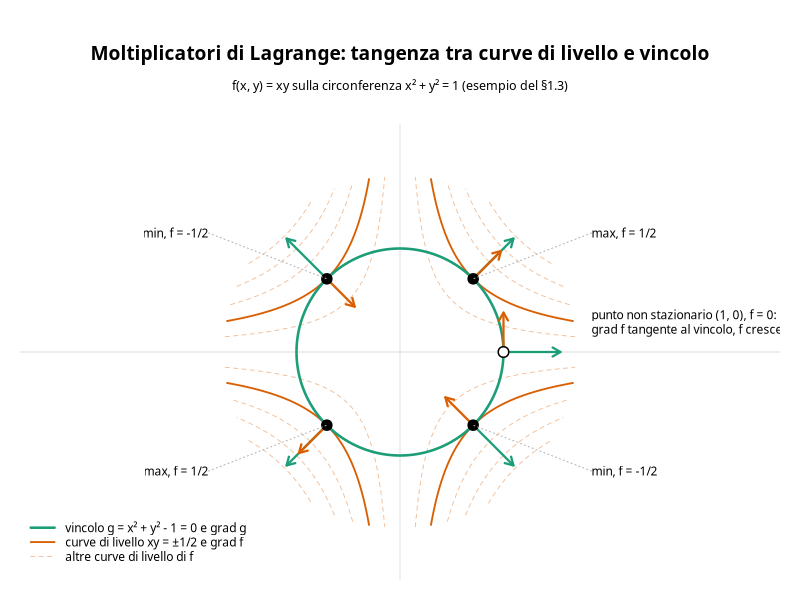

Here is the R script that generated this plot:
# Genera img/lagrange_tangenza.png: le curve di livello di f(x, y) = xy e il
# vincolo x^2 + y^2 = 1 (matematica_statistica/teoria_lagrange.md, §1.3).
# Nei quattro punti stazionari le iperboli xy = ±1/2 toccano la circonferenza
# e i gradienti di f e di g sono paralleli; nel punto non stazionario (1, 0)
# il gradiente di f e' tangente al vincolo, e lungo quella direzione f
# cresce restando ammissibili.

col_vincolo <- "#1b9e77"
col_f <- "#d95f02"

schiarisci <- function(col, quantita = 0.85) {
    rgb_col <- col2rgb(col) / 255
    rgb_nuovo <- rgb_col + (1 - rgb_col) * quantita
    rgb(rgb_nuovo[1, ], rgb_nuovo[2, ], rgb_nuovo[3, ])
}

grad_f <- function(p) c(p[2], p[1])
grad_g <- function(p) 2 * p

# Freccia di lunghezza fissata nella direzione di v, per confrontare le
# direzioni dei gradienti indipendentemente dal loro modulo.
freccia <- function(p, v, lunghezza, ...) {
    v <- lunghezza * v / sqrt(sum(v^2))
    arrows(p[1], p[2], p[1] + v[1], p[2] + v[2], length = 0.09, ...)
}

s <- seq(-1.75, 1.75, length.out = 400)
# Le curve di livello si disegnano solo dentro un disco, cosi' la figura
# non termina con un taglio quadrato.
z <- outer(s, s, function(x, y) ifelse(x^2 + y^2 <= 1.7^2, x * y, NA))

# Spectral e' il font usato dalla pagina GitHub (geoteo.net/static/style.css);
# richiede il device Cairo per essere referenziato per nome famiglia.
png("img/lagrange_tangenza.png", width = 1800, height = 850, res = 150, type = "cairo")
par(mar = c(1, 1, 6.2, 1), family = "Spectral")
plot(NA,
    xlim = c(-3.4, 3.4), ylim = c(-1.6, 1.6), asp = 1,
    xlab = "", ylab = "", xaxt = "n", yaxt = "n", bty = "n"
)
mtext("Moltiplicatori di Lagrange: tangenza tra curve di livello e vincolo", side = 3, line = 3.0, cex = 1.15, font = 2)
mtext("f(x, y) = xy sulla circonferenza x² + y² = 1 (esempio del §1.3)", side = 3, line = 1.5, cex = 0.75)

abline(h = 0, v = 0, col = "grey88")

# Curve di livello "di passaggio" chiare; quelle dei valori ottimi
# (xy = 1/2 e xy = -1/2) piene, nel colore di f.
livelli <- setdiff(seq(-1.5, 1.5, by = 0.25), c(-0.5, 0, 0.5))
contour(s, s, z, levels = livelli, add = TRUE, drawlabels = FALSE, col = schiarisci(col_f, 0.6), lty = 2, lwd = 0.9)
contour(s, s, z, levels = c(-0.5, 0.5), add = TRUE, drawlabels = FALSE, col = col_f, lwd = 1.8)

t <- seq(0, 2 * pi, length.out = 400)
lines(cos(t), sin(t), lwd = 2.5, col = col_vincolo)

p <- 1 / sqrt(2)
stazionari <- rbind(c(p, p), c(-p, -p), c(p, -p), c(-p, p))
for (i in seq_len(nrow(stazionari))) {
    q <- stazionari[i, ]
    freccia(q, grad_g(q), 0.55, lwd = 2.2, col = col_vincolo)
    freccia(q, grad_f(q), 0.38, lwd = 2.2, col = col_f)
}
points(stazionari, pch = 19, cex = 1.4, col = "black")

# Etichette su fondo bianco, all'esterno del disco delle curve di livello.
etichetta <- function(x, y, testo, adj) {
    w <- strwidth(testo, cex = 0.72) * 1.1
    h <- strheight(testo, cex = 0.72) * 1.8
    rect(x - adj * w, y - h / 2, x + (1 - adj) * w, y + h / 2, col = "white", border = NA)
    text(x, y, testo, adj = c(adj, 0.5), cex = 0.72)
}
etichetta(-1.85, 1.15, "min, f = -1/2", 1)
etichetta(-1.85, -1.15, "max, f = 1/2", 1)
etichetta(1.85, -1.15, "min, f = -1/2", 0)
segments(c(-1.85, -1.85, 1.85), c(1.15, -1.15, -1.15), stazionari[c(4, 2, 3), 1], stazionari[c(4, 2, 3), 2], col = "grey70", lty = 3)

# Punto non stazionario (1, 0): grad g = (2, 0) e' normale al vincolo,
# grad f = (0, 1) e' tangente, quindi i due gradienti sono ortogonali.
q <- c(1, 0)
freccia(q, grad_g(q), 0.55, lwd = 2.2, col = col_vincolo)
freccia(q, grad_f(q), 0.38, lwd = 2.2, col = col_f)
points(q[1], q[2], pch = 21, bg = "white", cex = 1.4, lwd = 1.5)
etichetta(1.85, 0.36, "punto non stazionario (1, 0), f = 0:", 0)
etichetta(1.85, 0.22, "grad f tangente al vincolo, f cresce verso l'alto", 0)
etichetta(1.85, 1.15, "max, f = 1/2", 0)
segments(1.85, 1.15, stazionari[1, 1], stazionari[1, 2], col = "grey70", lty = 3)

legend("bottomleft",
    legend = c("vincolo g = x² + y² - 1 = 0 e grad g", "curve di livello xy = ±1/2 e grad f", "altre curve di livello di f"),
    col = c(col_vincolo, col_f, schiarisci(col_f, 0.6)), lty = c(1, 1, 2),
    lwd = c(2.5, 1.8, 0.9), bty = "n", cex = 0.72, inset = c(0.0, 0.02), seg.len = 2.2
)

dev.off()
